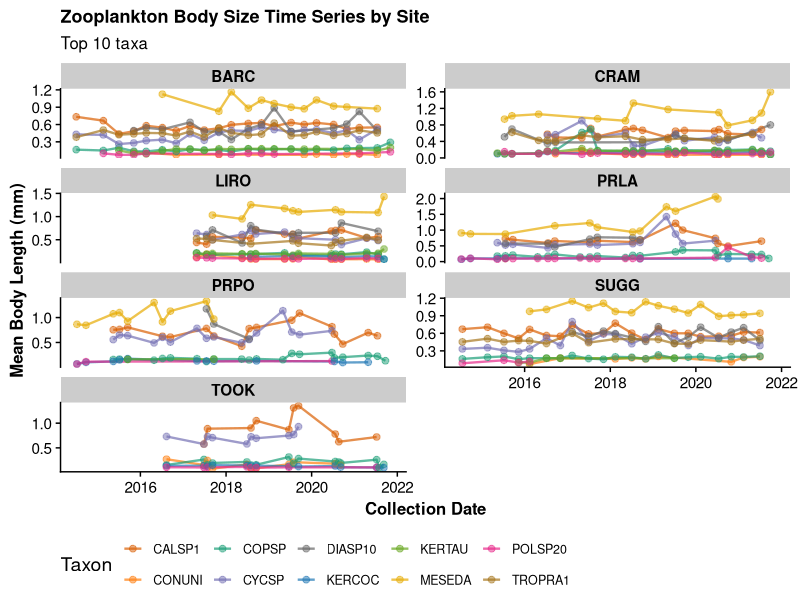
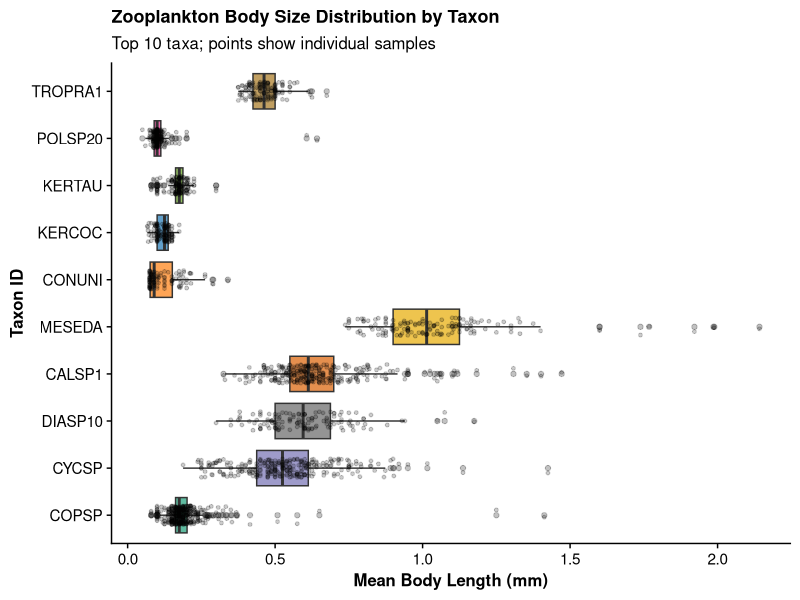
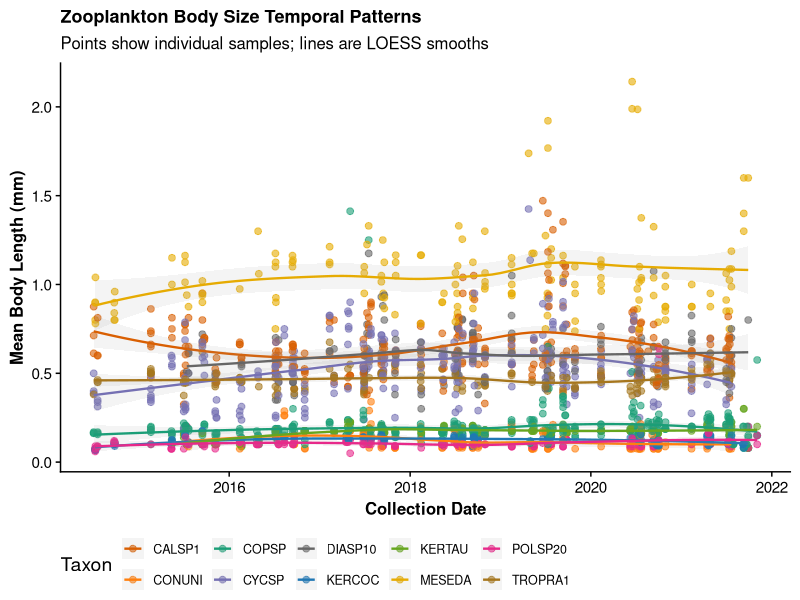
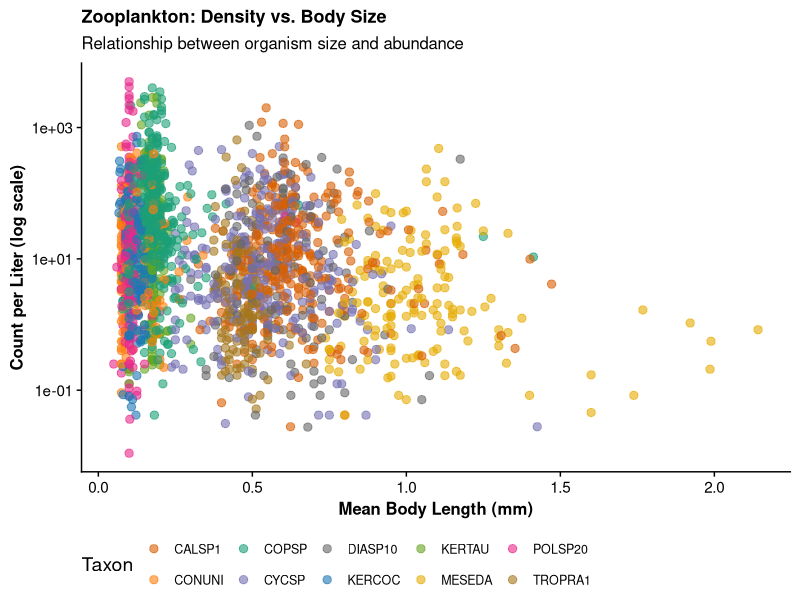
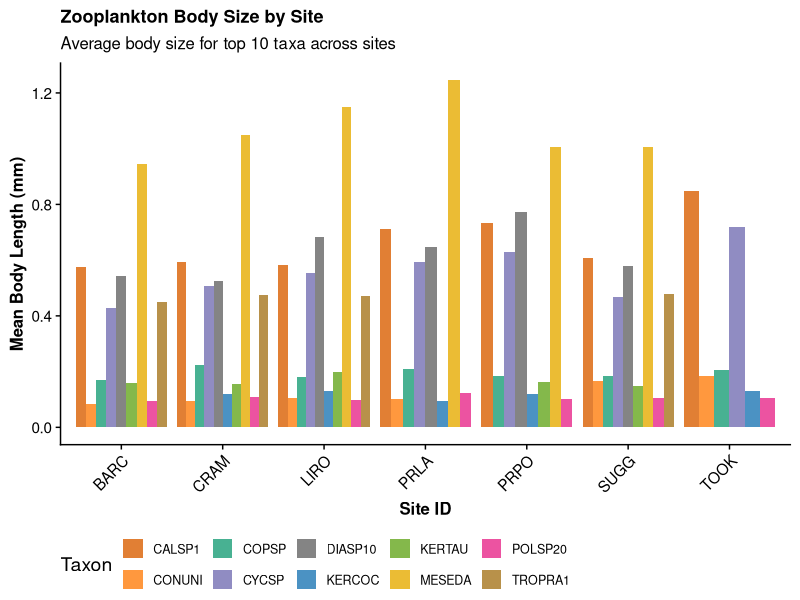

Reproduce these figures in R, in order. (Note: this script raises an error after producing the figures.)
# Zooplankton Body Size Data Visualization
# Purpose: Create visualizations of zooplankton body size patterns across sites and time
# Date: 2026-05-02

# Load libraries
library(tidyverse)
library(readr)
library(ggplot2)
library(cowplot)

# Load the zooplankton body size summary data
zoo_body_size_summary <- read_csv("data-processed/zooplankton_body_size_summary.csv")

# Get the top 10 most abundant taxa for consistent visualization across plots
top_taxa <- zoo_body_size_summary %>%
  group_by(taxonID) %>%
  summarise(total_samples = n(), .groups = "drop") %>%
  arrange(desc(total_samples)) %>%
  head(10) %>%
  pull(taxonID)

# Set up ggplot theme for consistency
theme_set(theme_cowplot() +
  theme(
    axis.text = element_text(size = 11),
    axis.title = element_text(size = 12, face = "bold"),
    strip.text = element_text(size = 11, face = "bold"),
    legend.position = "bottom",
    plot.title = element_text(size = 13, face = "bold", hjust = 0)
  ))

# Define color palette for taxa
taxa_colors <- colorRampPalette(c("#1b9e77", "#d95f02", "#7570b3", "#e7298a",
                                   "#66a61e", "#e6ab02", "#a6761d", "#666666",
                                   "#1f77b4", "#ff7f0e"))(length(top_taxa))
names(taxa_colors) <- top_taxa

# ============================================================================
# Plot 1: Time Series by Site
# ============================================================================
p1_data <- zoo_body_size_summary %>%
  filter(taxonID %in% top_taxa) %>%
  group_by(siteID, collectDate, taxonID) %>%
  summarise(mean_body_length = mean(mean_body_length, na.rm = TRUE), .groups = "drop")

p1 <- ggplot(p1_data, aes(x = collectDate, y = mean_body_length, color = taxonID, group = taxonID)) +
  geom_line(alpha = 0.7, size = 0.8) +
  geom_point(alpha = 0.5, size = 2) +
  facet_wrap(~ siteID, scales = "free_y", ncol = 2) +
  scale_color_manual(values = taxa_colors, name = "Taxon") +
  labs(
    title = "Zooplankton Body Size Time Series by Site",
    x = "Collection Date",
    y = "Mean Body Length (mm)",
    subtitle = "Top 10 taxa"
  ) +
  theme(legend.text = element_text(size = 9))

ggsave("figures/zooplankton_timeseries_by_site.png", p1, width = 14, height = 10, dpi = 300)
cat("✓ Saved: figures/zooplankton_timeseries_by_site.png\n")

# ============================================================================
# Plot 2: Body Size Distribution by Taxon
# ============================================================================
p2_data <- zoo_body_size_summary %>%
  filter(taxonID %in% top_taxa)

p2 <- ggplot(p2_data, aes(x = reorder(taxonID, mean_body_length, FUN = median),
                           y = mean_body_length, fill = taxonID)) +
  geom_boxplot(alpha = 0.7, outlier.alpha = 0.3) +
  geom_jitter(width = 0.2, alpha = 0.2, size = 1) +
  scale_fill_manual(values = taxa_colors, guide = "none") +
  coord_flip() +
  labs(
    title = "Zooplankton Body Size Distribution by Taxon",
    x = "Taxon ID",
    y = "Mean Body Length (mm)",
    subtitle = "Top 10 taxa; points show individual samples"
  )

ggsave("figures/zooplankton_body_size_distribution.png", p2, width = 10, height = 7, dpi = 300)
cat("✓ Saved: figures/zooplankton_body_size_distribution.png\n")

# ============================================================================
# Plot 3: Temporal Patterns (Body Size vs. Date)
# ============================================================================
p3_data <- zoo_body_size_summary %>%
  filter(taxonID %in% top_taxa)

p3 <- ggplot(p3_data, aes(x = collectDate, y = mean_body_length, color = taxonID)) +
  geom_point(alpha = 0.6, size = 2) +
  geom_smooth(method = "loess", se = TRUE, alpha = 0.1, size = 0.8) +
  scale_color_manual(values = taxa_colors, name = "Taxon") +
  labs(
    title = "Zooplankton Body Size Temporal Patterns",
    x = "Collection Date",
    y = "Mean Body Length (mm)",
    subtitle = "Points show individual samples; lines are LOESS smooths"
  ) +
  theme(legend.text = element_text(size = 9))

ggsave("figures/zooplankton_temporal_patterns.png", p3, width = 12, height = 7, dpi = 300)
cat("✓ Saved: figures/zooplankton_temporal_patterns.png\n")

# ============================================================================
# Plot 4: Density vs. Body Size
# ============================================================================
p4_data <- zoo_body_size_summary %>%
  filter(taxonID %in% top_taxa, !is.na(count_per_liter), count_per_liter > 0)

p4 <- ggplot(p4_data, aes(x = mean_body_length, y = count_per_liter, color = taxonID)) +
  geom_point(alpha = 0.6, size = 2.5) +
  scale_y_log10() +
  scale_color_manual(values = taxa_colors, name = "Taxon") +
  labs(
    title = "Zooplankton: Density vs. Body Size",
    x = "Mean Body Length (mm)",
    y = "Count per Liter (log scale)",
    subtitle = "Relationship between organism size and abundance"
  ) +
  theme(legend.text = element_text(size = 9))

ggsave("figures/zooplankton_density_vs_body_size.png", p4, width = 11, height = 7, dpi = 300)
cat("✓ Saved: figures/zooplankton_density_vs_body_size.png\n")

# ============================================================================
# Plot 5: Site Comparison
# ============================================================================
p5_data <- zoo_body_size_summary %>%
  filter(taxonID %in% top_taxa) %>%
  group_by(siteID, taxonID) %>%
  summarise(
    mean_body_length = mean(mean_body_length, na.rm = TRUE),
    sd_body_length = sd(mean_body_length, na.rm = TRUE),
    n_samples = n(),
    .groups = "drop"
  )

p5 <- ggplot(p5_data, aes(x = siteID, y = mean_body_length, fill = taxonID)) +
  geom_col(position = "dodge", alpha = 0.8) +
  scale_fill_manual(values = taxa_colors, name = "Taxon") +
  labs(
    title = "Zooplankton Body Size by Site",
    x = "Site ID",
    y = "Mean Body Length (mm)",
    subtitle = "Average body size for top 10 taxa across sites"
  ) +
  theme(legend.text = element_text(size = 9),
        axis.text.x = element_text(angle = 45, hjust = 1))

ggsave("figures/zooplankton_site_comparison.png", p5, width = 12, height = 7, dpi = 300)
cat("✓ Saved: figures/zooplankton_site_comparison.png\n")

# ============================================================================
# Summary
# ============================================================================
cat("\n" + "="*70 + "\n")
cat("Visualization Summary\n")
cat("="*70 + "\n")
cat("All plots saved to figures/ folder:\n")
cat("  1. zooplankton_timeseries_by_site.png\n")
cat("  2. zooplankton_body_size_distribution.png\n")
cat("  3. zooplankton_temporal_patterns.png\n")
cat("  4. zooplankton_density_vs_body_size.png\n")
cat("  5. zooplankton_site_comparison.png\n")
cat("\nTop 10 taxa visualized:\n")
print(top_taxa)
